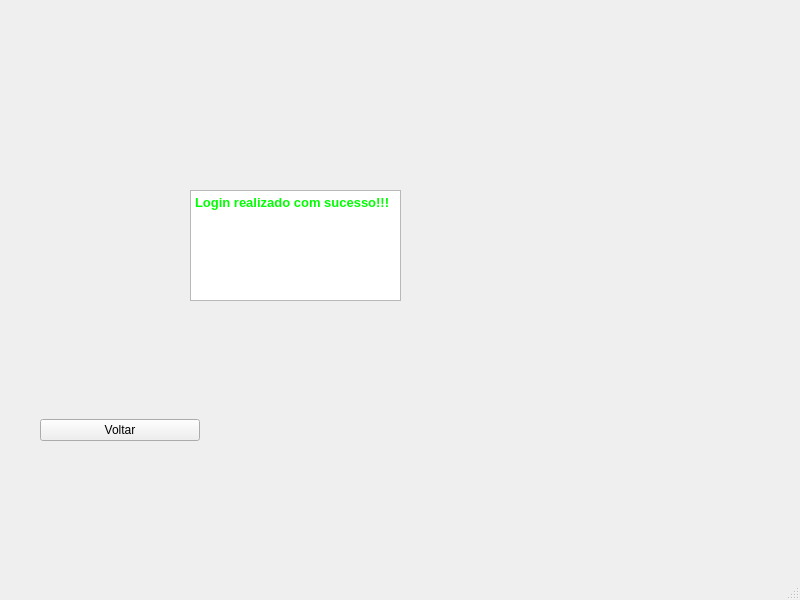
<?xml version="1.0" encoding="UTF-8"?>
<ui version="4.0">
 <class>MainWindow</class>
 <widget class="QMainWindow" name="MainWindow">
  <property name="geometry">
   <rect>
    <x>0</x>
    <y>0</y>
    <width>800</width>
    <height>600</height>
   </rect>
  </property>
  <property name="windowTitle">
   <string>MainWindow</string>
  </property>
  <widget class="QWidget" name="centralwidget">
   <widget class="QWidget" name="widget" native="true">
    <property name="geometry">
     <rect>
      <x>10</x>
      <y>10</y>
      <width>601</width>
      <height>491</height>
     </rect>
    </property>
    <widget class="QWidget" name="verticalLayoutWidget">
     <property name="geometry">
      <rect>
       <x>30</x>
       <y>380</y>
       <width>160</width>
       <height>80</height>
      </rect>
     </property>
     <layout class="QVBoxLayout" name="verticalLayout">
      <item>
       <widget class="QPushButton" name="voltar">
        <property name="text">
         <string>Voltar</string>
        </property>
       </widget>
      </item>
     </layout>
    </widget>
    <widget class="QWidget" name="verticalLayoutWidget_2">
     <property name="geometry">
      <rect>
       <x>180</x>
       <y>180</y>
       <width>211</width>
       <height>111</height>
      </rect>
     </property>
     <layout class="QVBoxLayout" name="verticalLayout_2">
      <item>
       <widget class="QTextEdit" name="textEdit">
        <property name="html">
         <string>&lt;!DOCTYPE HTML PUBLIC &quot;-//W3C//DTD HTML 4.0//EN&quot; &quot;http://www.w3.org/TR/REC-html40/strict.dtd&quot;&gt;
&lt;html&gt;&lt;head&gt;&lt;meta name=&quot;qrichtext&quot; content=&quot;1&quot; /&gt;&lt;style type=&quot;text/css&quot;&gt;
p, li { white-space: pre-wrap; }
&lt;/style&gt;&lt;/head&gt;&lt;body style=&quot; font-family:'Noto Sans'; font-size:10pt; font-weight:400; font-style:normal;&quot;&gt;
&lt;p style=&quot; margin-top:0px; margin-bottom:0px; margin-left:0px; margin-right:0px; -qt-block-indent:0; text-indent:0px;&quot;&gt;&lt;span style=&quot; font-weight:600; color:#00ff00;&quot;&gt;Login realizado com sucesso!!!&lt;/span&gt;&lt;/p&gt;&lt;/body&gt;&lt;/html&gt;</string>
        </property>
       </widget>
      </item>
     </layout>
    </widget>
   </widget>
  </widget>
  <widget class="QMenuBar" name="menubar">
   <property name="geometry">
    <rect>
     <x>0</x>
     <y>0</y>
     <width>800</width>
     <height>30</height>
    </rect>
   </property>
  </widget>
  <widget class="QStatusBar" name="statusbar"/>
 </widget>
 <resources/>
 <connections/>
</ui>
